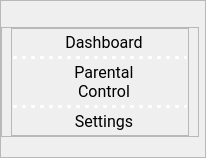
     <widget class="QFrame" name="SideMenuBar">
      <property name="styleSheet">
       <string notr="true"/>
      </property>
      <property name="frameShape">
       <enum>QFrame::StyledPanel</enum>
      </property>
      <property name="frameShadow">
       <enum>QFrame::Raised</enum>
      </property>
      <layout class="QVBoxLayout" name="verticalLayout_9">
       <property name="leftMargin">
        <number>0</number>
       </property>
       <property name="topMargin">
        <number>6</number>
       </property>
       <property name="rightMargin">
        <number>6</number>
       </property>
       <property name="bottomMargin">
        <number>20</number>
       </property>
       <item alignment="Qt::AlignLeft">
        <widget class="QLabel" name="logo_with_title_lbl">
         <property name="sizePolicy">
          <sizepolicy hsizetype="Preferred" vsizetype="Fixed">
           <horstretch>0</horstretch>
           <verstretch>0</verstretch>
          </sizepolicy>
         </property>
         <property name="text">
          <string/>
         </property>
         <property name="pixmap">
          <pixmap resource="resource.qrc">:/icon/new-title-resize.png</pixmap>
         </property>
        </widget>
       </item>
       <item>
        <widget class="QFrame" name="frame">
         <property name="styleSheet">
          <string notr="true">QPushButton {
	background-color: transparent;
}

QPushButton:hover {
background-color: transparent;
}

QPushButton:pressed{
background-color: transparent;}</string>
         </property>
         <property name="frameShape">
          <enum>QFrame::StyledPanel</enum>
         </property>
         <property name="frameShadow">
          <enum>QFrame::Raised</enum>
         </property>
         <layout class="QVBoxLayout" name="verticalLayout_11">
          <property name="spacing">
           <number>0</number>
          </property>
          <property name="topMargin">
           <number>0</number>
          </property>
          <property name="bottomMargin">
           <number>0</number>
          </property>
          <item>
           <widget class="QFrame" name="frame1">
            <property name="sizePolicy">
             <sizepolicy hsizetype="Maximum" vsizetype="Preferred">
              <horstretch>0</horstretch>
              <verstretch>0</verstretch>
             </sizepolicy>
            </property>
            <property name="minimumSize">
             <size>
              <width>178</width>
              <height>0</height>
             </size>
            </property>
            <property name="styleSheet">
             <string notr="true">QFrame {background: rgba(46, 2, 102, 0.5);
border-radius: 25px;
};

</string>
            </property>
            <property name="frameShape">
             <enum>QFrame::StyledPanel</enum>
            </property>
            <property name="frameShadow">
             <enum>QFrame::Raised</enum>
            </property>
            <layout class="QVBoxLayout" name="verticalLayout_8">
             <property name="spacing">
              <number>0</number>
             </property>
             <property name="leftMargin">
              <number>0</number>
             </property>
             <property name="topMargin">
              <number>0</number>
             </property>
             <property name="rightMargin">
              <number>0</number>
             </property>
             <property name="bottomMargin">
              <number>0</number>
             </property>
             <item>
              <widget class="QWidget" name="a_2" native="true">
               <property name="sizePolicy">
                <sizepolicy hsizetype="MinimumExpanding" vsizetype="MinimumExpanding">
                 <horstretch>0</horstretch>
                 <verstretch>0</verstretch>
                </sizepolicy>
               </property>
               <property name="styleSheet">
                <string notr="true"/>
               </property>
               <layout class="QHBoxLayout" name="horizontalLayout_28">
                <property name="spacing">
                 <number>0</number>
                </property>
                <property name="leftMargin">
                 <number>0</number>
                </property>
                <property name="topMargin">
                 <number>0</number>
                </property>
                <property name="rightMargin">
                 <number>0</number>
                </property>
                <property name="bottomMargin">
                 <number>0</number>
                </property>
                <item>
                 <widget class="QPushButton" name="dashboard_btn_2">
                  <property name="sizePolicy">
                   <sizepolicy hsizetype="Minimum" vsizetype="Preferred">
                    <horstretch>0</horstretch>
                    <verstretch>0</verstretch>
                   </sizepolicy>
                  </property>
                  <property name="font">
                   <font>
                    <family>Roboto</family>
                    <pointsize>12</pointsize>
                   </font>
                  </property>
                  <property name="text">
                   <string>  Dashboard</string>
                  </property>
                  <property name="icon">
                   <iconset resource="resource.qrc">
                    <normaloff>:/icon/icons8-dashboard-layout-48.png</normaloff>:/icon/icons8-dashboard-layout-48.png</iconset>
                  </property>
                  <property name="iconSize">
                   <size>
                    <width>30</width>
                    <height>30</height>
                   </size>
                  </property>
                  <property name="flat">
                   <bool>true</bool>
                  </property>
                 </widget>
                </item>
               </layout>
              </widget>
             </item>
             <item>
              <widget class="Line" name="line_4">
               <property name="styleSheet">
                <string notr="true">border: 3px dotted white;</string>
               </property>
               <property name="orientation">
                <enum>Qt::Horizontal</enum>
               </property>
              </widget>
             </item>
             <item>
              <widget class="QWidget" name="d_2" native="true">
               <property name="sizePolicy">
                <sizepolicy hsizetype="MinimumExpanding" vsizetype="MinimumExpanding">
                 <horstretch>0</horstretch>
                 <verstretch>0</verstretch>
                </sizepolicy>
               </property>
               <layout class="QHBoxLayout" name="horizontalLayout_31">
                <property name="spacing">
                 <number>0</number>
                </property>
                <property name="leftMargin">
                 <number>0</number>
                </property>
                <property name="topMargin">
                 <number>0</number>
                </property>
                <property name="rightMargin">
                 <number>0</number>
                </property>
                <property name="bottomMargin">
                 <number>0</number>
                </property>
                <item>
                 <widget class="QPushButton" name="parental_btn_2">
                  <property name="sizePolicy">
                   <sizepolicy hsizetype="Minimum" vsizetype="Preferred">
                    <horstretch>0</horstretch>
                    <verstretch>0</verstretch>
                   </sizepolicy>
                  </property>
                  <property name="font">
                   <font>
                    <family>Roboto</family>
                    <pointsize>12</pointsize>
                   </font>
                  </property>
                  <property name="text">
                   <string>  Parental
  Control</string>
                  </property>
                  <property name="icon">
                   <iconset resource="resource.qrc">
                    <normaloff>:/icon/icons8-switches-48.png</normaloff>:/icon/icons8-switches-48.png</iconset>
                  </property>
                  <property name="iconSize">
                   <size>
                    <width>25</width>
                    <height>25</height>
                   </size>
                  </property>
                  <property name="flat">
                   <bool>true</bool>
                  </property>
                 </widget>
                </item>
               </layout>
              </widget>
             </item>
             <item>
              <widget class="Line" name="line_7">
               <property name="styleSheet">
                <string notr="true">border: 3px dotted white;</string>
               </property>
               <property name="orientation">
                <enum>Qt::Horizontal</enum>
               </property>
              </widget>
             </item>
             <item>
              <widget class="QWidget" name="c_2" native="true">
               <property name="sizePolicy">
                <sizepolicy hsizetype="MinimumExpanding" vsizetype="MinimumExpanding">
                 <horstretch>0</horstretch>
                 <verstretch>0</verstretch>
                </sizepolicy>
               </property>
               <layout class="QHBoxLayout" name="horizontalLayout_33">
                <property name="spacing">
                 <number>0</number>
                </property>
                <property name="leftMargin">
                 <number>0</number>
                </property>
                <property name="topMargin">
                 <number>0</number>
                </property>
                <property name="rightMargin">
                 <number>0</number>
                </property>
                <property name="bottomMargin">
                 <number>0</number>
                </property>
                <item>
                 <widget class="QPushButton" name="settings_btn_2">
                  <property name="sizePolicy">
                   <sizepolicy hsizetype="Minimum" vsizetype="Preferred">
                    <horstretch>0</horstretch>
                    <verstretch>0</verstretch>
                   </sizepolicy>
                  </property>
                  <property name="font">
                   <font>
                    <family>Roboto</family>
                    <pointsize>12</pointsize>
                   </font>
                  </property>
                  <property name="text">
                   <string>  Settings</string>
                  </property>
                  <property name="icon">
                   <iconset resource="resource.qrc">
                    <normaloff>:/icon/icons8-setting-48.png</normaloff>:/icon/icons8-setting-48.png</iconset>
                  </property>
                  <property name="iconSize">
                   <size>
                    <width>25</width>
                    <height>25</height>
                   </size>
                  </property>
                  <property name="flat">
                   <bool>true</bool>
                  </property>
                 </widget>
                </item>
               </layout>
              </widget>
             </item>
            </layout>
           </widget>
          </item>
         </layout>
        </widget>
       </item>
      </layout>
     </widget>
